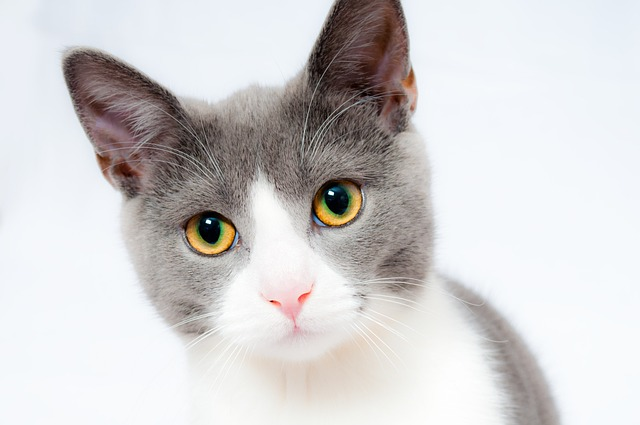
#> input picture parallel/raw-images/image-107.jpg, 640 x 425 px; its folder holds 4 pictures in this run
$ python parallel.py
#> lines starting #> are read from the running program, lines starting #| are printed output that depends on the picture
import os
import time
from PIL import Image
from concurrent.futures import ProcessPoolExecutor

INPUT_FOLDER = os.path.join(os.path.dirname(__file__), "raw-images")
OUTPUT_FOLDER = os.path.join(os.path.dirname(__file__), "compressed-images")
COMPRESSION_QUALITY = 30  # Adjust as needed

def compress_image(image_file):
#> called with image_file = 'image-107.jpg'
    try:
        image_path = os.path.join(INPUT_FOLDER, image_file)
        img = Image.open(image_path)
#> img is the input picture: PIL image 640x425 RGB; mean R, G, B 210.1, 208.2, 208.6
        name, _ = os.path.splitext(image_file)
        output_path = os.path.join(OUTPUT_FOLDER, f"{name}_compressed.jpg")
        img = img.convert("RGB")
        img.save(output_path, "JPEG", quality=COMPRESSION_QUALITY)
        print(f"Compressed: {image_file}")
    except Exception as e:
        print(f"Failed to compress {image_file}: {e}")

def main():
    if not os.path.exists(OUTPUT_FOLDER):
        os.makedirs(OUTPUT_FOLDER)

    image_files = [
        f for f in os.listdir(INPUT_FOLDER)
        if f.lower().endswith((".png", ".jpg", ".jpeg"))
    ]

    total = len(image_files)
    print(f"Found {total} image(s) to compress.")
    start_time = time.time()

    with ProcessPoolExecutor() as executor:
        executor.map(compress_image, image_files)
#> call 2 of compress_image, with image_file = 'image-108.jpg'
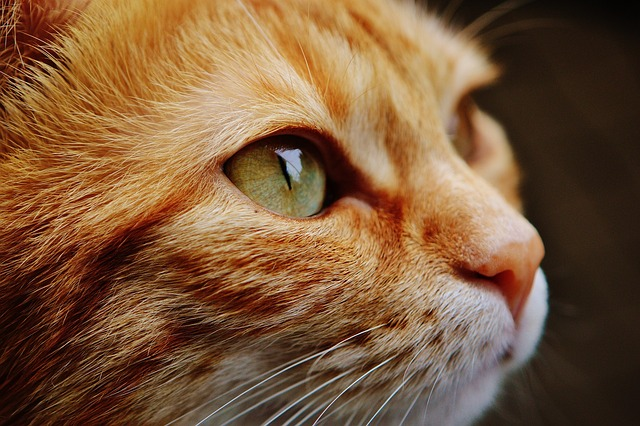
#> input picture parallel/raw-images/image-108.jpg, 640 x 426 px
#> in compress_image, img is the input picture: PIL image 640x426 RGB; mean R, G, B 123, 88.3, 57.9
#> call 3 of compress_image, with image_file = 'image-113.jpg'
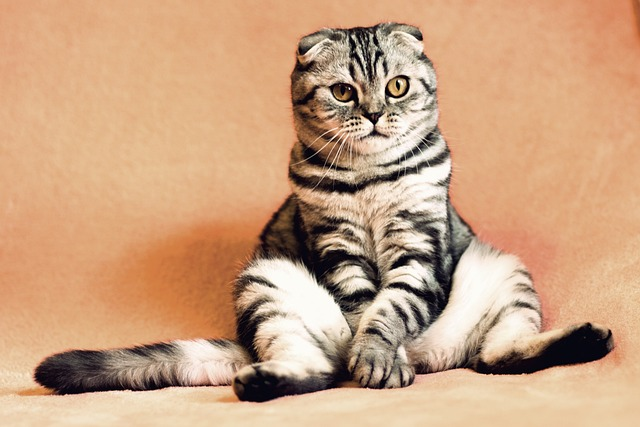
#> input picture parallel/raw-images/image-113.jpg, 640 x 427 px
#> in compress_image, img is the input picture: PIL image 640x427 RGB; mean R, G, B 202.2, 162.3, 129.5
#> call 4 of compress_image, with image_file = 'image-133.jpg'
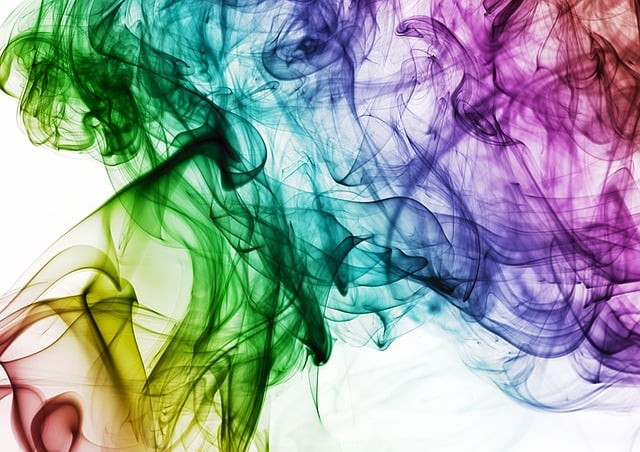
#> input picture parallel/raw-images/image-133.jpg, 640 x 452 px
#> in compress_image, img is the input picture: PIL image 640x452 RGB; mean R, G, B 148.1, 161.8, 158.2

    end_time = time.time()
    duration = end_time - start_time
    print(f"\nParallel compression completed in {duration:.2f} seconds")
    print(f"Total images processed: {total}")

if __name__ == "__main__":
    main()
